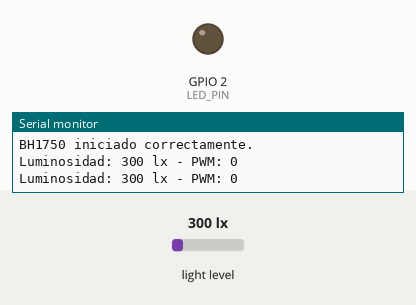
Simulated run of this sketch. Board: ESP8266 (NodeMCU). Parts: output pins drawn as LEDs (lit = HIGH), the last lines printed to the serial monitor. The inputs (shaded band) are chosen by the test bench; at power-on: light level 300 lx.

Above: at 1.8 s.
1.9 s: light level set to 40 lx
At 2.7 s:
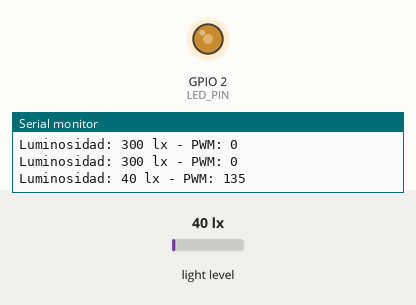
3.5 s: light level set to 500 lx
At 4.3 s:
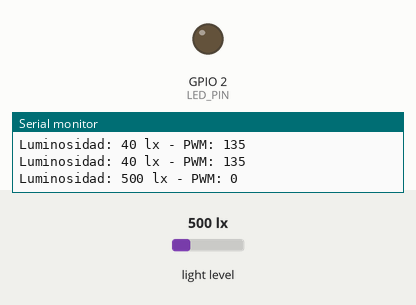
Timing chart, 0 to 6.5 s (numbered marks = the images above; inputs shaded):
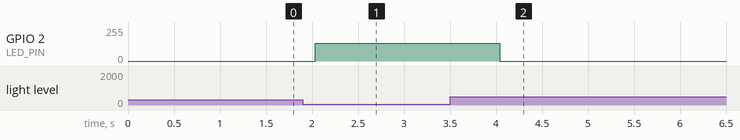

Measured:
- after the input at 1.9 s, GPIO 2 (LED_PIN): 0/255 → 135/255 after 0.14 s
- after the input at 3.5 s, GPIO 2 (LED_PIN): 135/255 → 0/255 after 0.54 s

The sketch:

luz.ino
```cpp
#include <Wire.h>
#include <BH1750.h>

#define LED_PIN 2   // GPIO2 (D4 en NodeMCU)
#define SDA_PIN 4   // GPIO4 (D2 en NodeMCU)
#define SCL_PIN 5   // GPIO5 (D1 en NodeMCU)

BH1750 lightMeter;
uint8_t ledPower = 0;
uint16_t brightness;

void scanI2C() {
  Serial.println("Escaneando dispositivos I2C...");
  for (byte address = 1; address < 127; address++) {
    Wire.beginTransmission(address);
    if (Wire.endTransmission() == 0) {
      Serial.print("Dispositivo encontrado en 0x");
      Serial.println(address, HEX);
      delay(10);
    }
  }
}

void setup() {
  Serial.begin(115200);
  Wire.begin(SDA_PIN, SCL_PIN);

  scanI2C(); // Escanea dispositivos I2C y muestra su dirección en el Serial Monitor

  Serial.println("Inicializando BH1750...");
  if (!lightMeter.begin(BH1750::CONTINUOUS_HIGH_RES_MODE, 0x23)) {
    Serial.println("Error: BH1750 no detectado en 0x23. Probando en 0x5C...");
    if (!lightMeter.begin(BH1750::CONTINUOUS_HIGH_RES_MODE, 0x5C)) {
      Serial.println("Error: No se pudo iniciar el BH1750 en ninguna dirección.");
      while (1); // Detiene el programa si el sensor no responde
    }
  }

  Serial.println("BH1750 iniciado correctamente.");
  pinMode(LED_PIN, OUTPUT);
}

void loop() {
  brightness = lightMeter.readLightLevel();

  // Ajustar el brillo del LED (más luz -> menos brillo)
  ledPower = constrain(255 - (brightness * 3), 0, 255);

  Serial.print("Luminosidad: ");
  Serial.print(brightness);
  Serial.print(" lx - PWM: ");
  Serial.println(ledPower);

  analogWrite(LED_PIN, ledPower);
  delay(1000);
}
```
